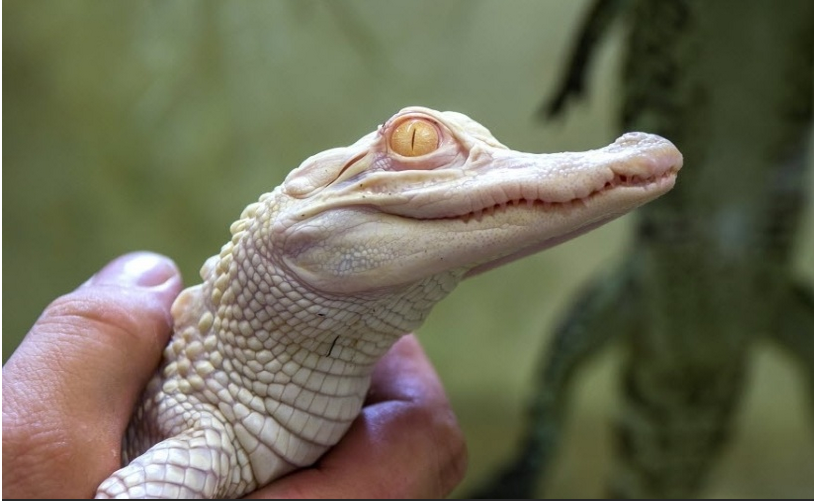
#> input picture Concepts/Edge Det Filters/baby_gator.png, 814 x 501 px
$ jupyter execute 'Edge Det Filters.ipynb'
#> lines starting #> are read from the running program, lines starting #| are printed output that depends on the picture; after the words box and inside, x2 and y2 are one past the last pixel; in counts of white or black regions, pixels touching at a corner belong together
### OpCV_Utils.py
######################################################################################################################################
##################### OpenCV Utilities Module by Matheus D. Pereira (https://github.com/Mafeuz) ######################################
######################################################################################################################################

import numpy as np
import matplotlib.pyplot as plt
import cv2

# [30 lines of commented-out code are left out]
# [199 lines left out: functions imgFourierTransform, invImgFourierTransform, img_translation, img_rotation, affine_transform, gray_histogram and 3 more, not called in this run]

######################################################################################################################################
def stackImgs(images_array, sep_lines=False, scale=0.5):
    # Function for rescaling and stacking cv2 BGR images together.
    # list/array form: [row1,row2,...rowN], row = [element1, element2,...elementN]

    ##################################################################################################################
    # Resize images based on the shape of the first image:
    for i in range(len(images_array)):
        for j in range(len(images_array[i])):
            images_array[i][j] = cv2.resize(images_array[i][j], (images_array[0][0].shape[1], images_array[0][0].shape[0]))

    # Images Rescaling and Convert Gray-scale to BGR if needed:
    for i in range(len(images_array)):
        for j in range(len(images_array[i])):
            images_array[i][j] = cv2.resize(images_array[i][j], (0, 0), None, scale, scale)

            if (len(images_array[i][j].shape) == 2):
                images_array[i][j] = cv2.cvtColor(images_array[i][j], cv2.COLOR_GRAY2BGR)

            if (len(images_array[i][j].shape) == 3):
                if (images_array[i][j].shape[2] == 1):
                    images_array[i][j] = cv2.cvtColor(images_array[i][j], cv2.COLOR_GRAY2BGR)

    ##################################################################################################################
    # Let's equalize rows number of images:
    lens = [1]*len(images_array)

    for i in range(len(images_array)):
        lens[i] = len(images_array[i])

    # get max_len to add a blank image if necessary:
    max_len = np.max(lens)

    for i in range(len(images_array)):
        if (len(images_array[i]) < max_len):
            blank_image = np.ones((images_array[0][0].shape[0], images_array[0][0].shape[1] , 3),dtype=np.uint8)*150

            for j in range(max_len - len(images_array[i])):
                images_array[i].append(blank_image)

    ##############################################################################################################
    # Stacking images:
    for i in range(len(images_array)):
        for j in range(len(images_array[i])):
            if (j == 0):
                h_stack = images_array[i][j]
            if (j > 0):
                h_stack = np.hstack([h_stack, images_array[i][j]])

        if (i == 0):
            v_stack = h_stack
        if (i > 0):
            v_stack = np.vstack([v_stack, h_stack])

    ##############################################################################################################
    # Paint Separation Lines:
    if sep_lines:

        # Horizontal Lines:
        if (len(images_array) > 0):
            for i in range(len(images_array)-1):
                cv2.line(v_stack, (0, (i+1)*(v_stack.shape[0]//len(images_array))),
                        (v_stack.shape[1], (i+1)*(v_stack.shape[0]//len(images_array))), (255, 0, 0), 2)

        # Vertical Lines:
        for i in range(max_len-1):
            cv2.line(v_stack, ((i+1)*(v_stack.shape[1]//max_len), 0),
                     ((i+1)*(v_stack.shape[1]//max_len), v_stack.shape[0]), (255, 0, 0), 2)

    ##############################################################################################################

    return v_stack

######################################################################################################################################
# [34 lines left out: functions color_filtering, thresh_img, not called in this run]

######################################################################################################################################
def custom_canny(img, blur_kernel_size = (5,5), kernel_size = (3,3), canny_thresh = (100,100), order = 1, dil_level = 0, ero_level = 0):
    # Canny Processing:
    gray_img = cv2.cvtColor(img, cv2.COLOR_BGR2GRAY)
    blur_img = cv2.GaussianBlur(gray_img, blur_kernel_size, 1)
    canny_img = cv2.Canny(blur_img, canny_thresh[0], canny_thresh[1])

    kernel = np.ones(kernel_size)

    if (order == 1):
        img_dilation = cv2.dilate(canny_img, kernel, iterations = dil_level)
        img_thresh = cv2.erode(img_dilation, kernel, iterations = ero_level)

    if (order == -1):
        img_erosion = cv2.erode(canny_img, kernel, iterations = ero_level)
        img_thresh = cv2.dilate(img_erosion, kernel, iterations = dil_level)

    return img_thresh

######################################################################################################################################
def canny_trackbars(img, img_resize=(600,500), krnl_size = (3,3), stack_imgs=False, stack_scale=(0.5)):

    print('Press K to break.\n')

    ############################################################################
    # trackbar callback function does nothing but required for trackbar
    def nothing(x):
        pass

    # Canny Controls Trackbar:
    cv2.namedWindow('Canny Controls')
    cv2.createTrackbar('Dilation','Canny Controls', 0,10, nothing)
    cv2.createTrackbar('Erosion','Canny Controls', 0,10, nothing)
    cv2.createTrackbar('Canny Thresh X','Canny Controls', 100,255, nothing)
    cv2.createTrackbar('Canny Thresh Y','Canny Controls', 100,255, nothing)
    ############################################################################

    img = cv2.resize(img, img_resize)

    while True:

        # Keyboard Controls:

        key = cv2.waitKey(1) or 0xff

        if key == ord('k'):
            break

        ############################################################################

        dilation = int(cv2.getTrackbarPos('Dilation','Canny Controls'))
        erosion = int(cv2.getTrackbarPos('Erosion','Canny Controls'))
        cny_thresh = (int(cv2.getTrackbarPos('Canny Thresh X','Canny Controls')),
                      int(cv2.getTrackbarPos('Canny Thresh Y','Canny Controls')))

        img_canny = custom_canny(img.copy(), kernel_size = krnl_size, canny_thresh = cny_thresh,
                                   dil_level = dilation, ero_level = erosion)

        if stack_imgs:
            img_canny = stackImgs([[img, img_canny]], scale = stack_scale)

        ############################################################################

        cv2.imshow('Canny Controls', img_canny)

    cv2.destroyAllWindows()

    print('=============================================')
    print('Final Dilation Iterations:', dilation)
    print('Final Erosion Iterations:', erosion)
    print('Final Canny Thresh:', cny_thresh)
    print('=============================================')

    return img_canny

######################################################################################################################################
# [292 lines left out: functions find_contours, reorder4points, img_warping_ref_obj, img_homography, pointMouseCallback, selectPolygonMouseCallback and 5 more, not called in this run]

######################################################################################################################################

### Concepts/Edge Det Filters/Edge Det Filters.ipynb
[cell 1]
import numpy as np
import matplotlib.pyplot as plt
import cv2
import time

[cell 2]
import sys
sys.path.append('C:/Users/Mafeus/Desktop/Git_Repos/OpenCV')
import OpCV_Utils

[cell 3]
img_1 = cv2.imread('baby_gator.png')
#> img_1 is the input picture: shape (501, 814, 3); mean B, G, R 86, 107.4, 108.9
cv2.imshow('IMG', img_1)
cv2.waitKey(0)
cv2.destroyAllWindows()

[cell 4]
gray_img = cv2.cvtColor(img_1, cv2.COLOR_BGR2GRAY)
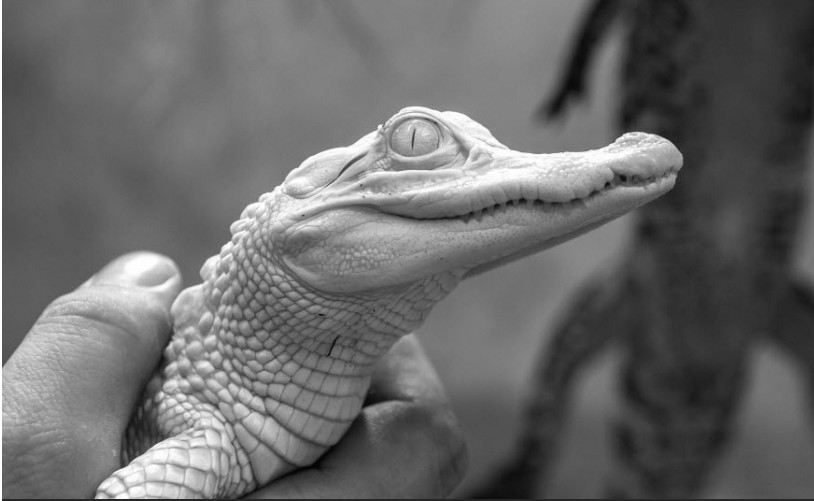
#> gray_img: shape (501, 814); min 2, max 255, mean 105.4
blur_img = cv2.GaussianBlur(gray_img, (5,5), 1)
canny_img = cv2.Canny(blur_img, 245, 255)
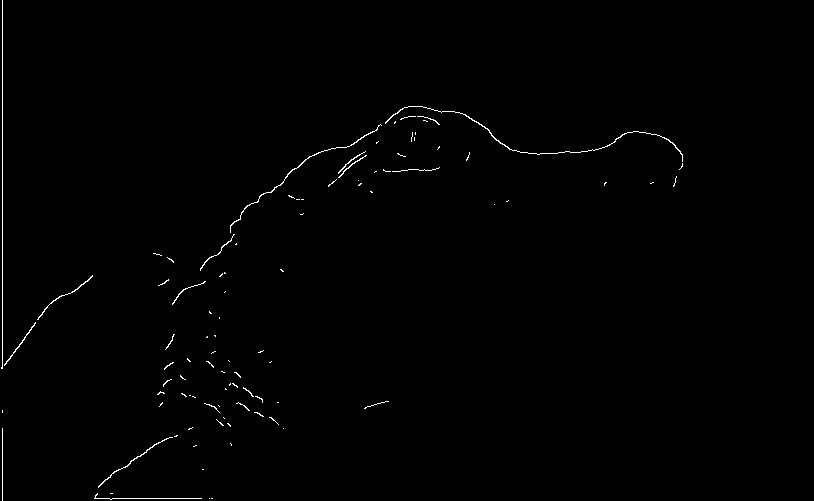
#> canny_img: shape (501, 814); 0.57% white in thin lines or dots, all inside (x1, y1, x2, y2) = (1, 0, 683, 501)
cv2.imshow('IMG', canny_img)
cv2.waitKey(0)
cv2.destroyAllWindows()

[cell 5]
canny_result = OpCV_Utils.canny_trackbars(img_1, img_resize=(600,500), krnl_size = (3,3), stack_imgs=True, stack_scale=(1))
#> in canny_trackbars, `img = cv2.resize(img, img_resize)`:
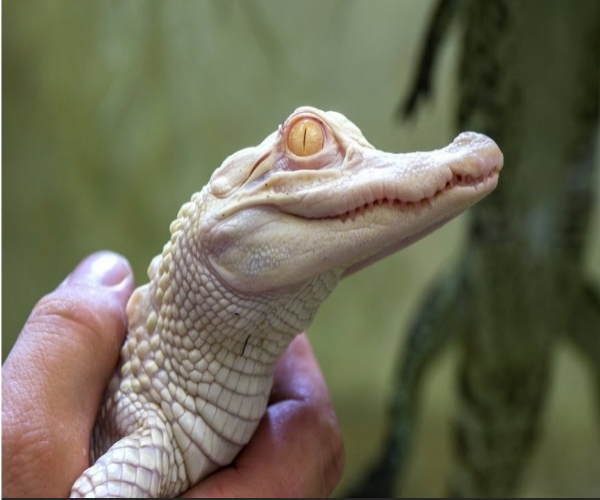
#> img: shape (500, 600, 3); mean of channels 0, 1, 2 85.9, 107.3, 108.8; drawn as B, G, R
#> (key Esc is pressed here)
#> in custom_canny, `gray_img = cv2.cvtColor(img, cv2.COLOR_BGR2GRAY)`:
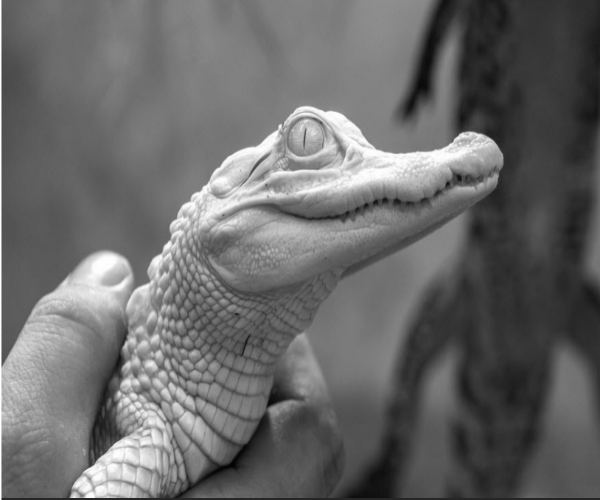
#> gray_img: shape (500, 600); min 2, max 255, mean 105.3
#> in custom_canny, `canny_img = cv2.Canny(blur_img, canny_thresh[0], canny_thresh[1])`:
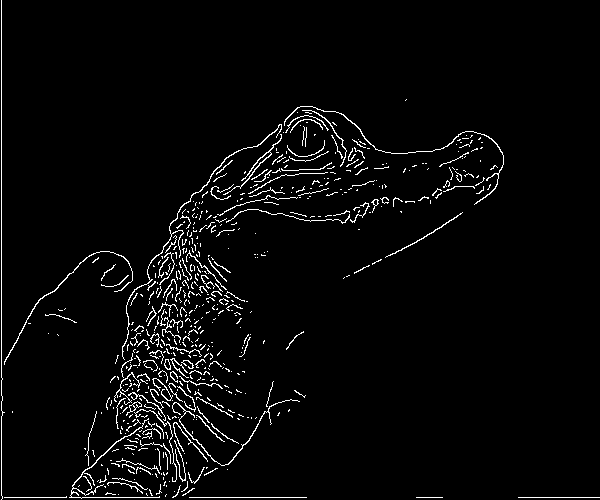
#> canny_img: shape (500, 600); 3.3% white in thin lines or dots
#> in canny_trackbars, `img_canny = stackImgs([[img, img_canny]], scale = stack_scale)`:
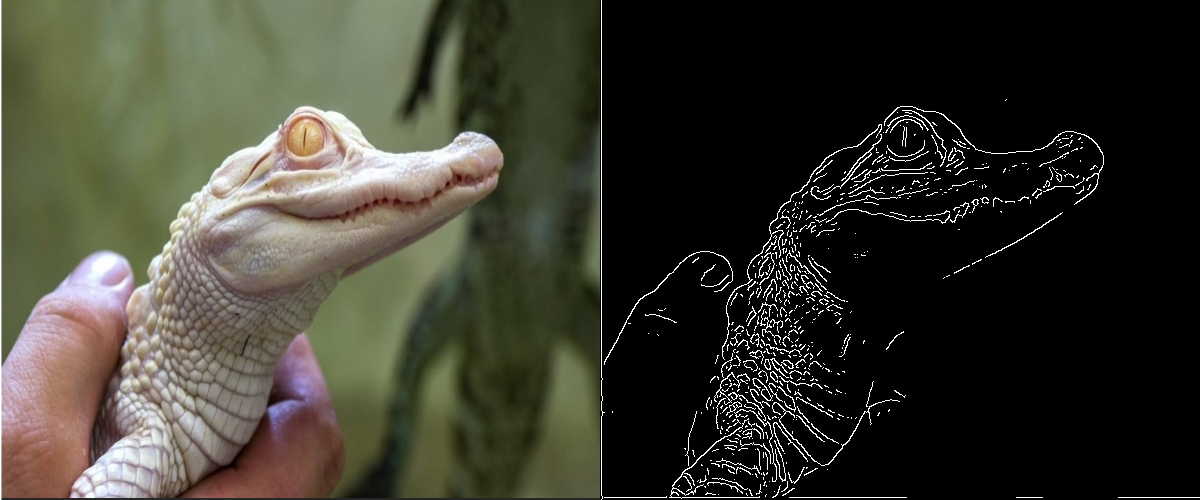
#> img_canny: shape (500, 1200, 3); mean of channels 0, 1, 2 47.2, 57.9, 58.6; drawn as B, G, R
cv2.imshow('IMG', canny_result)
cv2.waitKey(0)
cv2.destroyAllWindows()
